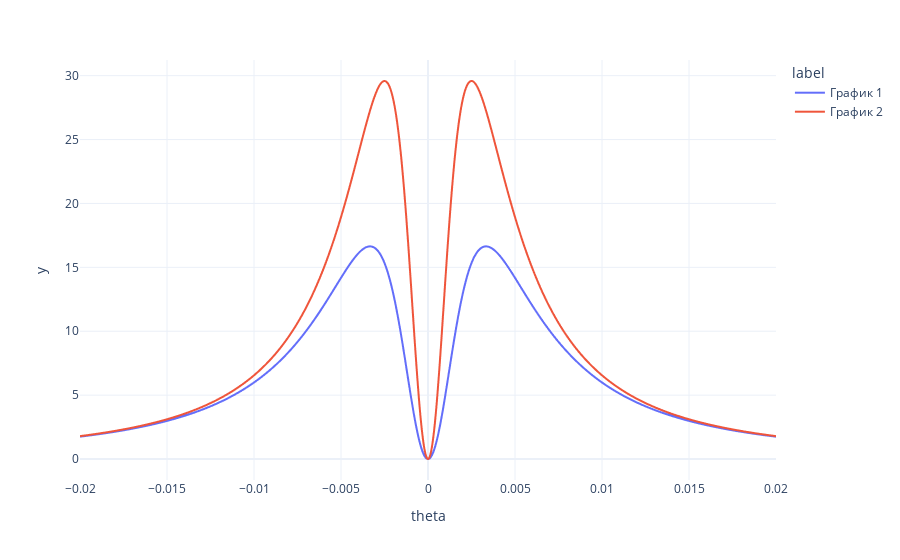

The notebook cell saved with this chart:
### Code cell
# graph
x_1, y_1 = get_XY_for_plot(1000, 300, X1)
x_2, y_2 = get_XY_for_plot(1000, 400, X1)


df = pd.DataFrame({
    "theta": np.concatenate([x_1, x_2]),
    "y": np.concatenate([y_1, y_2]),
    "label": ["График 1"] * len(x_1) + ["График 2"] * len(x_2)
})

fig = px.line(df, x="theta", y="y", color="label")


fig.update_layout(
    template="plotly_white"
)
fig.show()

### Figure 1 — Plotly figure (JSON) as saved in the notebook; plotly's stock layout.template omitted (floating-point values rounded to 4 significant figures; data arrays with more than 128 entries replaced by an {"elided": "..."} marker saying what was removed)
{"data": [{"hovertemplate": "label=График 1<br>theta=%{x}<br>y=%{y}<extra></extra>", "legendgroup": "График 1", "line": {"color": "#636efa", "dash": "solid"}, "marker": {"symbol": "circle"}, "mode": "lines", "name": "График 1", "showlegend": true, "x": {"elided": "1000 float values"}, "xaxis": "x", "y": {"elided": "1000 float values"}, "yaxis": "y", "type": "scattergl"}, {"hovertemplate": "label=График 2<br>theta=%{x}<br>y=%{y}<extra></extra>", "legendgroup": "График 2", "line": {"color": "#EF553B", "dash": "solid"}, "marker": {"symbol": "circle"}, "mode": "lines", "name": "График 2", "showlegend": true, "x": {"elided": "1000 float values"}, "xaxis": "x", "y": {"elided": "1000 float values"}, "yaxis": "y", "type": "scattergl"}], "layout": {"xaxis": {"anchor": "y", "domain": [0.0, 1.0], "title": {"text": "theta"}}, "yaxis": {"anchor": "x", "domain": [0.0, 1.0], "title": {"text": "y"}}, "legend": {"title": {"text": "label"}, "tracegroupgap": 0}, "margin": {"t": 60}}}
